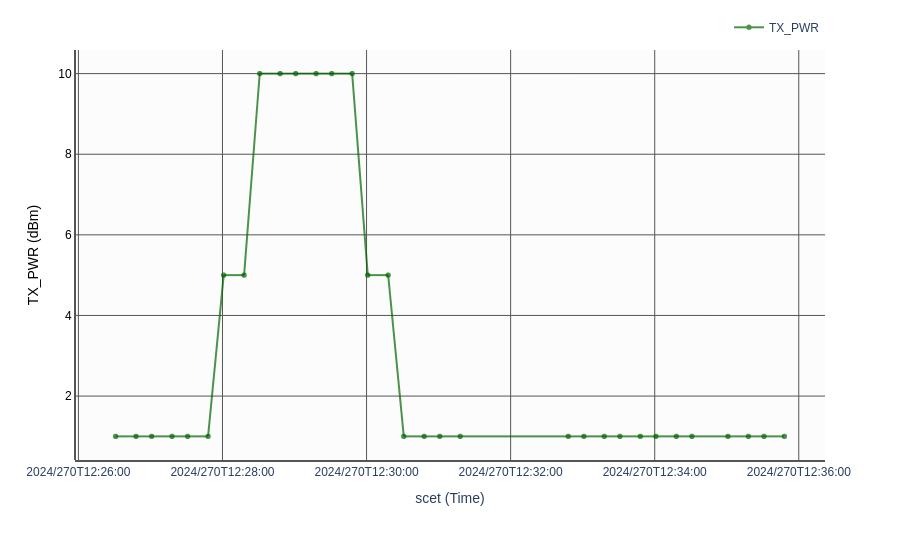

This figure's notebook cell:
### Code cell
file_input = CSVConnector("/Users/dan/dev/mission_data_store/data/dsim_oct_2024/by_hand_example.csv").get_data()


fig,c,m,t = dtatplot.make_stacked_graph( # make_stacked_graph is the primary plotting method
    file_input,  # this is the data that DTAT plots from
    y_vars = [["TX_PWR"]],  # this is the y variables to plot
    customize_dict={ # by passing the CustomizedTrace in a dictionary with y variables as the keys, you can control more trace settings
        'TX_PWR': CustomizedTrace(
                                    #size=10,  # setting the marker size
                                    #symbol='triangle-down-open',  # setting the marker shape, any plotly option is valid
                                    color='darkgreen',  # setting the marker color
                                )

                             }
    )  # the x variable to plot by defaults to SCET
fig.show()

### Figure 1 — Plotly figure (JSON) as saved in the notebook; plotly's stock layout.template omitted (floating-point values rounded to 4 significant figures)
{"data": [{"hovertemplate": "X: scet: %{x|%Y-%jT%H:%M:%S.%L}<br>Y: TX_PWR: %{y}<br>Time: scet: %{meta[1]|%Y-%jT%H:%M:%S.%L}<extra></extra>", "marker": {"color": "darkgreen", "colorscale": [[0, "rgb(0,0,131)"], [0.2, "rgb(0,60,170)"], [0.4, "rgb(5,255,255)"], [0.6, "rgb(255,255,0)"], [0.8, "rgb(250,0,0)"], [1, "rgb(128,0,0)"]], "line": {"color": "darkgreen", "width": 0.5}, "showscale": false, "size": 5, "symbol": "circle"}, "meta": [[null, "2024-09-26T12:26:31+00:00"], [null, "2024-09-26T12:26:48+00:00"], [null, "2024-09-26T12:27:01+00:00"], [null, "2024-09-26T12:27:18+00:00"], [null, "2024-09-26T12:27:31+00:00"], [null, "2024-09-26T12:27:48+00:00"], [null, "2024-09-26T12:28:01+00:00"], [null, "2024-09-26T12:28:18+00:00"], [null, "2024-09-26T12:28:31+00:00"], [null, "2024-09-26T12:28:48+00:00"], [null, "2024-09-26T12:29:01+00:00"], [null, "2024-09-26T12:29:18+00:00"], [null, "2024-09-26T12:29:31+00:00"], [null, "2024-09-26T12:29:48+00:00"], [null, "2024-09-26T12:30:01+00:00"], [null, "2024-09-26T12:30:18+00:00"], [null, "2024-09-26T12:30:31+00:00"], [null, "2024-09-26T12:30:48+00:00"], [null, "2024-09-26T12:31:01+00:00"], [null, "2024-09-26T12:31:18+00:00"], [null, "2024-09-26T12:32:48+00:00"], [null, "2024-09-26T12:33:01+00:00"], [null, "2024-09-26T12:33:18+00:00"], [null, "2024-09-26T12:33:31+00:00"], [null, "2024-09-26T12:33:48+00:00"], [null, "2024-09-26T12:34:01+00:00"], [null, "2024-09-26T12:34:18+00:00"], [null, "2024-09-26T12:34:31+00:00"], [null, "2024-09-26T12:35:01+00:00"], [null, "2024-09-26T12:35:18+00:00"], [null, "2024-09-26T12:35:31+00:00"], [null, "2024-09-26T12:35:48+00:00"]], "mode": "lines+markers", "name": "TX_PWR", "opacity": 0.7, "showlegend": true, "type": "scattergl", "x": ["2024-09-26T12:26:31+00:00", "2024-09-26T12:26:48+00:00", "2024-09-26T12:27:01+00:00", "2024-09-26T12:27:18+00:00", "2024-09-26T12:27:31+00:00", "2024-09-26T12:27:48+00:00", "2024-09-26T12:28:01+00:00", "2024-09-26T12:28:18+00:00", "2024-09-26T12:28:31+00:00", "2024-09-26T12:28:48+00:00", "2024-09-26T12:29:01+00:00", "2024-09-26T12:29:18+00:00", "2024-09-26T12:29:31+00:00", "2024-09-26T12:29:48+00:00", "2024-09-26T12:30:01+00:00", "2024-09-26T12:30:18+00:00", "2024-09-26T12:30:31+00:00", "2024-09-26T12:30:48+00:00", "2024-09-26T12:31:01+00:00", "2024-09-26T12:31:18+00:00", "2024-09-26T12:32:48+00:00", "2024-09-26T12:33:01+00:00", "2024-09-26T12:33:18+00:00", "2024-09-26T12:33:31+00:00", "2024-09-26T12:33:48+00:00", "2024-09-26T12:34:01+00:00", "2024-09-26T12:34:18+00:00", "2024-09-26T12:34:31+00:00", "2024-09-26T12:35:01+00:00", "2024-09-26T12:35:18+00:00", "2024-09-26T12:35:31+00:00", "2024-09-26T12:35:48+00:00"], "xaxis": "x", "y": [1, 1, 1, 1, 1, 1, 5, 5, 10, 10, 10, 10, 10, 10, 5, 5, 1, 1, 1, 1, 1, 1, 1, 1, 1, 1, 1, 1, 1, 1, 1, 1], "yaxis": "y"}], "layout": {"autosize": true, "font": {"family": "Arial"}, "legend": {"orientation": "h", "x": 1, "xanchor": "right", "y": 1.02, "yanchor": "bottom"}, "margin": {"b": 100, "l": 75, "r": 75, "t": 50}, "plot_bgcolor": "#fcfcfc", "xaxis": {"anchor": "y", "autorange": true, "domain": [0, 1], "gridcolor": "#555555", "linecolor": "#555555", "linewidth": 2, "range": ["2024-09-26 12:25:57.8196", "2024-09-26 12:36:21.1804"], "showgrid": true, "showline": true, "tickformat": "%Y/%jT%H:%M:%S", "title": {"text": "scet (Time)"}, "type": "date", "zerolinecolor": "#555555"}, "yaxis": {"anchor": "free", "autorange": true, "domain": [0, 1], "gridcolor": "#555555", "linecolor": "#555555", "linewidth": 2, "overlaying": "y", "position": 0, "range": [0.329, 10.67], "showgrid": true, "showline": true, "tickfont": {"color": "#000000"}, "title": {"font": {"color": "#000000"}, "text": "TX_PWR (dBm)"}, "type": "linear", "zerolinecolor": "#555555"}}}
